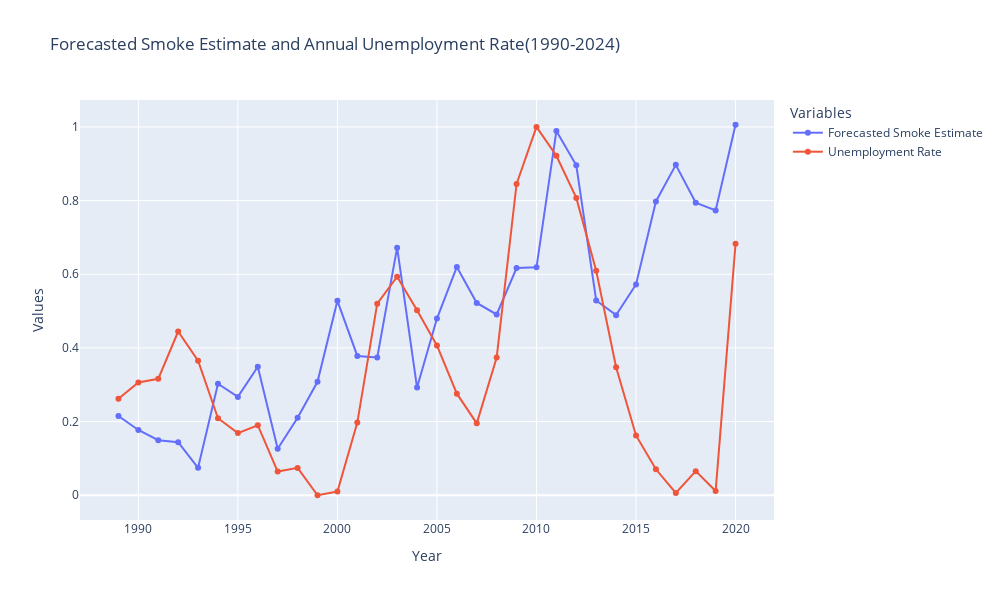

Source (notebook cell):
### Code cell
# Filter the data for the specified year range
filtered_data = annual_df[(annual_df['Year'] >= 1989)]

# Create the figure
fig = go.Figure()

# Add traces for each column
fig.add_trace(go.Scatter(
    x=filtered_data['Year'],
    y=filtered_data['Forecasted_Smoke_Estimate'],
    mode='lines+markers',
    name='Forecasted Smoke Estimate'
))

fig.add_trace(go.Scatter(
    x=filtered_data['Year'],
    y=filtered_data['monthly_unemployment_rate'],
    mode='lines+markers',
    name='Unemployment Rate'
))

# Update the layout
fig.update_layout(
    title='Forecasted Smoke Estimate and Annual Unemployment Rate(1990-2024)',
    xaxis_title='Year',
    yaxis_title='Values',
    legend_title='Variables',
    height=600,
    width=1000
)

# Show the plot
fig.show()

### Figure 1 — Plotly figure (JSON) as saved in the notebook; plotly's stock layout.template omitted (floating-point values rounded to 4 significant figures)
{"data": [{"mode": "lines+markers", "name": "Forecasted Smoke Estimate", "type": "scatter", "x": [1989, 1990, 1991, 1992, 1993, 1994, 1995, 1996, 1997, 1998, 1999, 2000, 2001, 2002, 2003, 2004, 2005, 2006, 2007, 2008, 2009, 2010, 2011, 2012, 2013, 2014, 2015, 2016, 2017, 2018, 2019, 2020], "y": [0.2152, 0.1773, 0.1493, 0.144, 0.07451, 0.3027, 0.2671, 0.3488, 0.1262, 0.2101, 0.3079, 0.528, 0.3782, 0.3743, 0.6721, 0.2925, 0.4796, 0.62, 0.5221, 0.4908, 0.6169, 0.6187, 0.9891, 0.896, 0.5287, 0.4891, 0.5724, 0.7978, 0.897, 0.794, 0.7731, 1.006]}, {"mode": "lines+markers", "name": "Unemployment Rate", "type": "scatter", "x": [1989, 1990, 1991, 1992, 1993, 1994, 1995, 1996, 1997, 1998, 1999, 2000, 2001, 2002, 2003, 2004, 2005, 2006, 2007, 2008, 2009, 2010, 2011, 2012, 2013, 2014, 2015, 2016, 2017, 2018, 2019, 2020], "y": [0.2622, 0.306, 0.3161, 0.4446, 0.3652, 0.2091, 0.1688, 0.1902, 0.06423, 0.07431, 0, 0.01008, 0.1977, 0.5202, 0.5932, 0.5025, 0.4068, 0.2758, 0.1952, 0.3741, 0.8451, 1, 0.9219, 0.8073, 0.6096, 0.3476, 0.1625, 0.07053, 0.006297, 0.06549, 0.01134, 0.6826]}], "layout": {"height": 600, "legend": {"title": {"text": "Variables"}}, "title": {"text": "Forecasted Smoke Estimate and Annual Unemployment Rate(1990-2024)"}, "width": 1000, "xaxis": {"title": {"text": "Year"}}, "yaxis": {"title": {"text": "Values"}}}}
